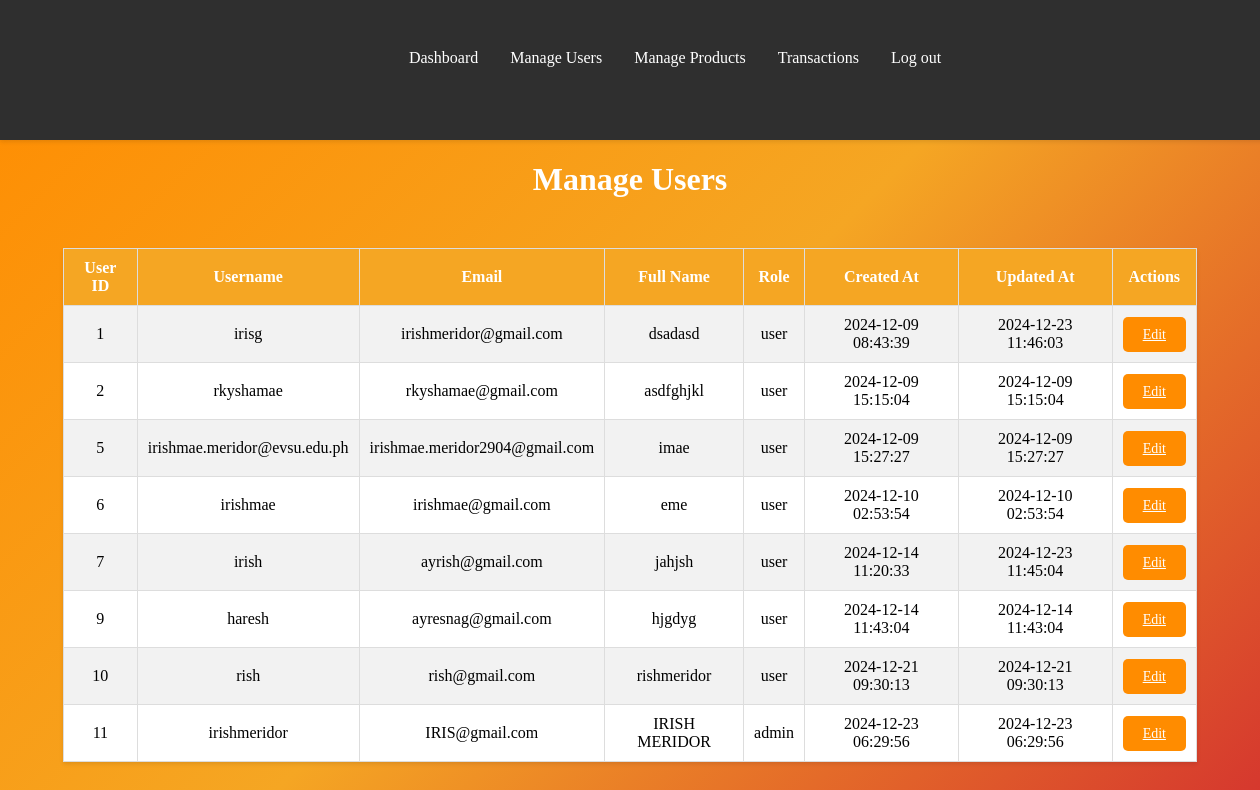
The page /manage_users.php on the database its author committed.
### tables this page shows
CREATE TABLE `users` (
  `user_id` int(11) NOT NULL,
  `username` varchar(50) NOT NULL,
  `email` varchar(100) NOT NULL,
  `password_hash` varchar(255) NOT NULL,
  `full_name` varchar(255) DEFAULT NULL,
  `role` enum('user','admin') DEFAULT 'user',
  `created_at` timestamp NOT NULL DEFAULT current_timestamp(),
  `updated_at` timestamp NOT NULL DEFAULT current_timestamp() ON UPDATE current_timestamp()
);

### manage_users.php (the view, shortened to what this page needs)
<?php
include 'plugin/head.php';
include 'db.php';
$conn = new mysqli($servername, $username, $password, $dbname);
$query = "SELECT `user_id`, `username`, `email`, `password_hash`, `full_name`, `role`, `created_at`, `updated_at` FROM `users` WHERE 1";
$result = $conn->query($query);
if ($result->num_rows > 0) {
    $users = $result->fetch_all(MYSQLI_ASSOC);
} else {
    $users = [];
}
?>
<!DOCTYPE html>
<html lang="en">
<head>
   <link rel="stylesheet" href="style.css">
</head>
<body>
    <h1>Manage Users</h1>
    <table>
        <tr>
            <th>User ID</th>
            <th>Username</th>
            <th>Email</th>
            <th>Full Name</th>
            <th>Role</th>
            <th>Created At</th>
            <th>Updated At</th>
            <th>Actions</th>
        </tr>
        <?php foreach ($users as $user): ?>
            <tr>
                <td><?php echo htmlspecialchars($user['user_id']); ?></td>
                <td><?php echo htmlspecialchars($user['username']); ?></td>
                <td><?php echo htmlspecialchars($user['email']); ?></td>
                <td><?php echo htmlspecialchars($user['full_name']); ?></td>
                <td><?php echo htmlspecialchars($user['role']); ?></td>
                <td><?php echo htmlspecialchars($user['created_at']); ?></td>
                <td><?php echo htmlspecialchars($user['updated_at']); ?></td>
                <td>
                    <a href="#" class="edit-btn" onclick="openModal(<?php echo $user['user_id']; ?>, '<?php echo $user['username']; ?>', '<?php echo $user['email']; ?>', '<?php echo $user['full_name']; ?>', '<?php echo $user['role']; ?>')">Edit</a>
                </td>
            </tr>
        <?php endforeach; ?>
    </table>
</body>
</html>

### style.css (style rules this page uses)
body { font-family: 'MedievalSharp', cursive; margin: 0; padding: 0; background: linear-gradient(135deg, #ff8c00, #f5a623, #d32f2f); color: white; padding-bottom: 60px; }
h1 { text-align: center; color: #fff; }
table { width: 90%; margin: 50px auto; border-collapse: collapse; background-color: #fff; box-shadow: 0 2px 4px rgba(0, 0, 0, 0.1); color: black; }
table th, table td { padding: 10px; text-align: center; border: 1px solid #ddd; }
table th { background-color: #f5a623; color: #fff; }
table tr:nth-child(even) { background-color: #f2f2f2; }
.edit-btn { padding: 10px 20px; background-color: #ff8c00; color: white; border: none; border-radius: 5px; text-align: center; font-size: 14px; cursor: pointer; transition: background-color 0.3s ease, transform 0.2s ease; }

### rows shown on the page
users: user_id "1", username "irisg", email "irishmeridor@gmail.com", full_name "dsadasd", role "user", created_at "2024-12-09 08:43:39", updated_at "2024-12-23 11:46:03"
users: user_id "2", username "rkyshamae", email "rkyshamae@gmail.com", full_name "asdfghjkl", role "user", created_at "2024-12-09 15:15:04", updated_at "2024-12-09 15:15:04"
users: user_id "5", username "irishmae.meridor@evsu.edu.ph", email "irishmae.meridor2904@gmail.com", full_name "imae", role "user", created_at "2024-12-09 15:27:27", updated_at "2024-12-09 15:27:27"
users: user_id "6", username "irishmae", email "irishmae@gmail.com", full_name "eme", role "user", created_at "2024-12-10 02:53:54", updated_at "2024-12-10 02:53:54"
users: user_id "7", username "irish", email "ayrish@gmail.com", full_name "jahjsh", role "user", created_at "2024-12-14 11:20:33", updated_at "2024-12-23 11:45:04"
users: user_id "9", username "haresh", email "ayresnag@gmail.com", full_name "hjgdyg", role "user", created_at "2024-12-14 11:43:04", updated_at "2024-12-14 11:43:04"
users: user_id "10", username "rish", email "rish@gmail.com", full_name "rishmeridor", role "user", created_at "2024-12-21 09:30:13", updated_at "2024-12-21 09:30:13"
users: user_id "11", username "irishmeridor", email "IRIS@gmail.com", full_name "IRISH MERIDOR", role "admin", created_at "2024-12-23 06:29:56", updated_at "2024-12-23 06:29:56"
